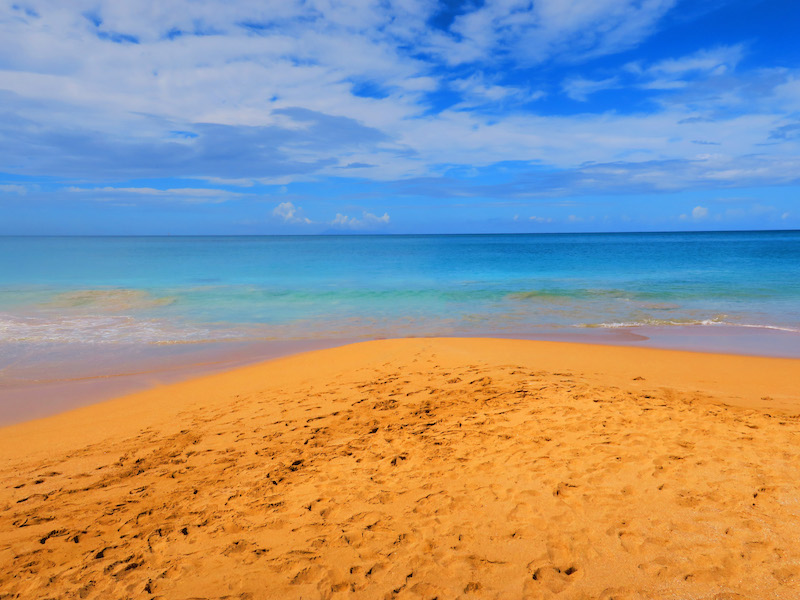
#> input picture CSE 110 - Programming Building Blocks (Python)/week 07/beach.jpg, 800 x 600 px
$ python 'prove08 enmanuel.py'
#> lines starting #> are read from the running program, lines starting #| are printed output that depends on the picture; pictures that were not available may be replaced by others from this repository, and a replacement may not be noted
''''''''''
File: prove08 enamnuel.py
Author: Enmanuel De los Santos Cruz
Class: CSE 110 - Programming Building Blocks


Program that takes an image with a green background and puts it on a new background
'''''''''''
# Import libraries.
from PIL import Image


img = Image.open("beach.jpg")
#> img is the input picture: PIL image 800x600 RGB; mean R, G, B 152.6, 148, 143.9

print(img.size)
#| (800, 600)

(width, height) = img.size
#> width = 800; height = 600

pixels = img.load();

r = 0

g = 0

b = 0

pixels[534, 300] = (r, g, b)

pixels[231, 543] = (r, g, b)

pixels[645, 322] = (r, g, b)

pixels[100, 202] = (r, g, b)

pixels[123, 300] = (r, g, b)

pixels[521, 432] = (r, g, b)

pixels[312, 234] = (r, g, b)

pixels[423, 432] = (r, g, b)

pixels[234, 212] = (r, g, b)

pixels[432, 231] = (r, g, b)

pixels[543, 234] = (r, g, b)

pixels[423, 432] = (r, g, b)

pixels[131, 131] = (r, g, b)

pixels[543, 234] = (r, g, b)


print(r, g, b)

img.show()

img.save("the_venom.jpg")


# Prompt user for images
image_select = input("Which image do you want? (boat, cactus, cat, harvester, hiker, penguin, spaceshuttle): ").lower().strip()
#> the answer given: cat.jpg
background_select = input("Select a background (beach, desert, earth, field, forest, snowscape, sunset): ").lower().strip()
#> the answer given: 1

# Open the images.
img = Image.open(f"{image_select}.jpg")
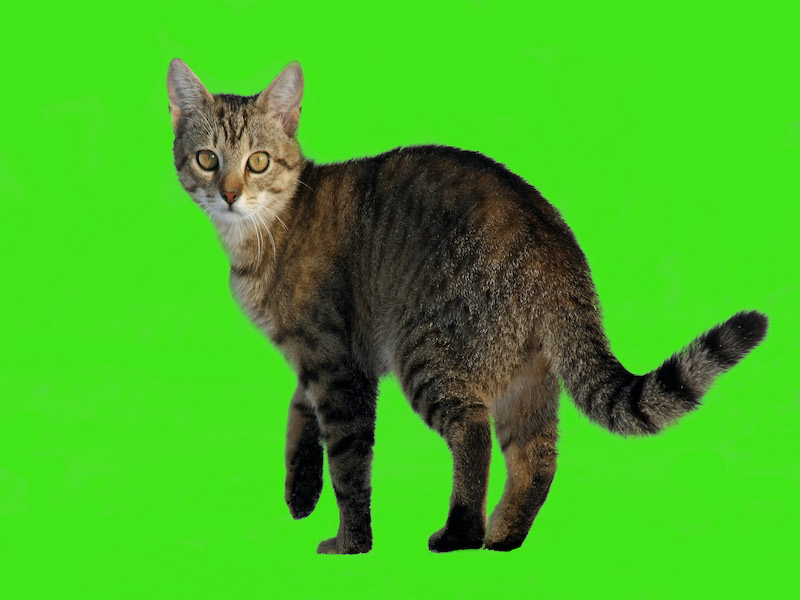
#> input picture CSE 110 - Programming Building Blocks (Python)/week 07/cat.jpg, 800 x 600 px, given in place of cat.jpg.jpg, which was not available
#> img is the input picture: PIL image 800x600 RGB; mean R, G, B 68, 182.9, 32.4
background = Image.open(f"{background_select}.jpg")
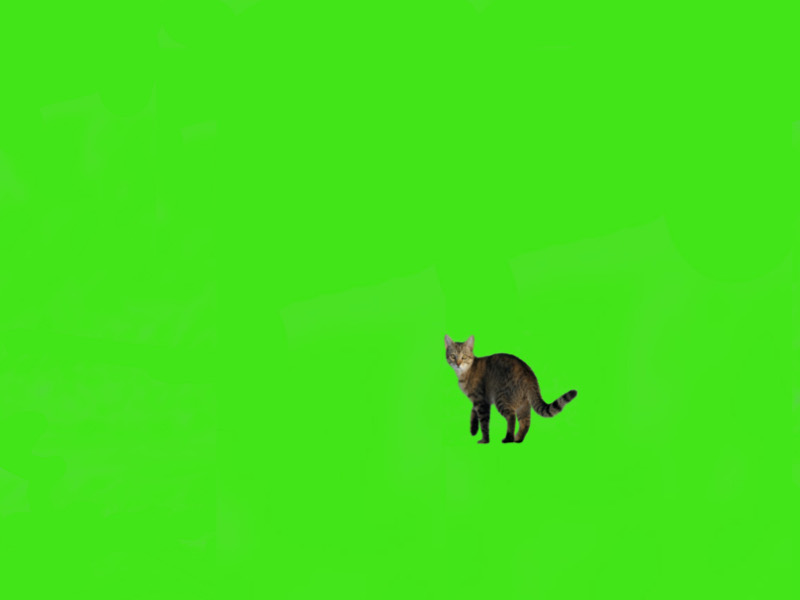
#> input picture CSE 110 - Programming Building Blocks (Python)/week 07/cat_small.jpg, 800 x 600 px, given in place of 1.jpg, which was not available
#> background is the input picture: PIL image 800x600 RGB; mean R, G, B 67.3, 226.4, 25.7


# Set pixels variables.
(width_img, height_img) = img.size
#> width_img = 800; height_img = 600
(width_background, height_background) = background.size
#> width_background = 800; height_background = 600

# Load pixel colors
pixels_img = img.load()
pixels_background = background.load()

# green 76, 244, 24

# Create new Image
image_new = Image.new("RGB", img.size)
#> image_new: PIL image 800x600 RGB; every value is 0
pixels_new = image_new.load()


# Iterate through background
for row in range(height_background):
    for col in range(width_background):
        (r, g, b) = pixels_background[col, row]
        pixels_new[col, row] = (r, g, b)


# Iterate through Green Image
for row in range(height_img):
    for col in range(width_img):
        (r, g, b) = pixels_img[col, row]
        if (r < 120 and g > 150 and b < 120):
            pixels_background[col, row] = (r, g, b)
        else:
            pixels_new[col, row] = (r, g, b)

image_new.save(f"{image_select}_on_a_{background_select}.jpg")
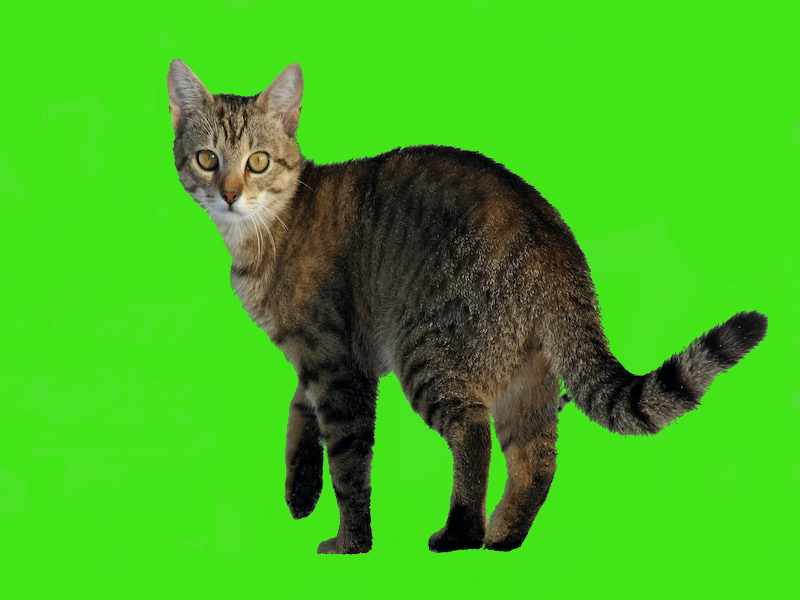
#> saved as cat.jpg_on_a_1.jpg: PIL image 800x600 RGB; mean R, G, B 67.2, 183.6, 31.3
image_new.show()
